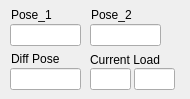
    <widget class="QWidget" name="tab_rotate_valve">
     <attribute name="title">
      <string>5.VS</string>
     </attribute>
     <widget class="QLineEdit" name="ed_gripper_1_pose">
      <property name="geometry">
       <rect>
        <x>10</x>
        <y>24</y>
        <width>71</width>
        <height>22</height>
       </rect>
      </property>
     </widget>
     <widget class="QLabel" name="label_17">
      <property name="geometry">
       <rect>
        <x>11</x>
        <y>7</y>
        <width>61</width>
        <height>16</height>
       </rect>
      </property>
      <property name="text">
       <string>Pose_1</string>
      </property>
     </widget>
     <widget class="QLineEdit" name="ed_gripper_2_pose">
      <property name="geometry">
       <rect>
        <x>90</x>
        <y>24</y>
        <width>71</width>
        <height>22</height>
       </rect>
      </property>
     </widget>
     <widget class="QLabel" name="label_30">
      <property name="geometry">
       <rect>
        <x>91</x>
        <y>7</y>
        <width>61</width>
        <height>16</height>
       </rect>
      </property>
      <property name="text">
       <string>Pose_2</string>
      </property>
     </widget>
     <widget class="QLineEdit" name="ed_gripper_diff_pose">
      <property name="geometry">
       <rect>
        <x>10</x>
        <y>68</y>
        <width>71</width>
        <height>22</height>
       </rect>
      </property>
     </widget>
     <widget class="QLabel" name="label_48">
      <property name="geometry">
       <rect>
        <x>11</x>
        <y>51</y>
        <width>71</width>
        <height>16</height>
       </rect>
      </property>
      <property name="text">
       <string>Diff Pose</string>
      </property>
     </widget>
     <widget class="QLabel" name="label_47">
      <property name="geometry">
       <rect>
        <x>90</x>
        <y>52</y>
        <width>91</width>
        <height>16</height>
       </rect>
      </property>
      <property name="text">
       <string>Current Load</string>
      </property>
     </widget>
     <widget class="QLineEdit" name="ed_gripper_2_current_load">
      <property name="geometry">
       <rect>
        <x>134</x>
        <y>68</y>
        <width>41</width>
        <height>22</height>
       </rect>
      </property>
     </widget>
     <widget class="QLineEdit" name="ed_gripper_1_current_load">
      <property name="geometry">
       <rect>
        <x>90</x>
        <y>68</y>
        <width>41</width>
        <height>22</height>
       </rect>
      </property>
     </widget>
    </widget>
